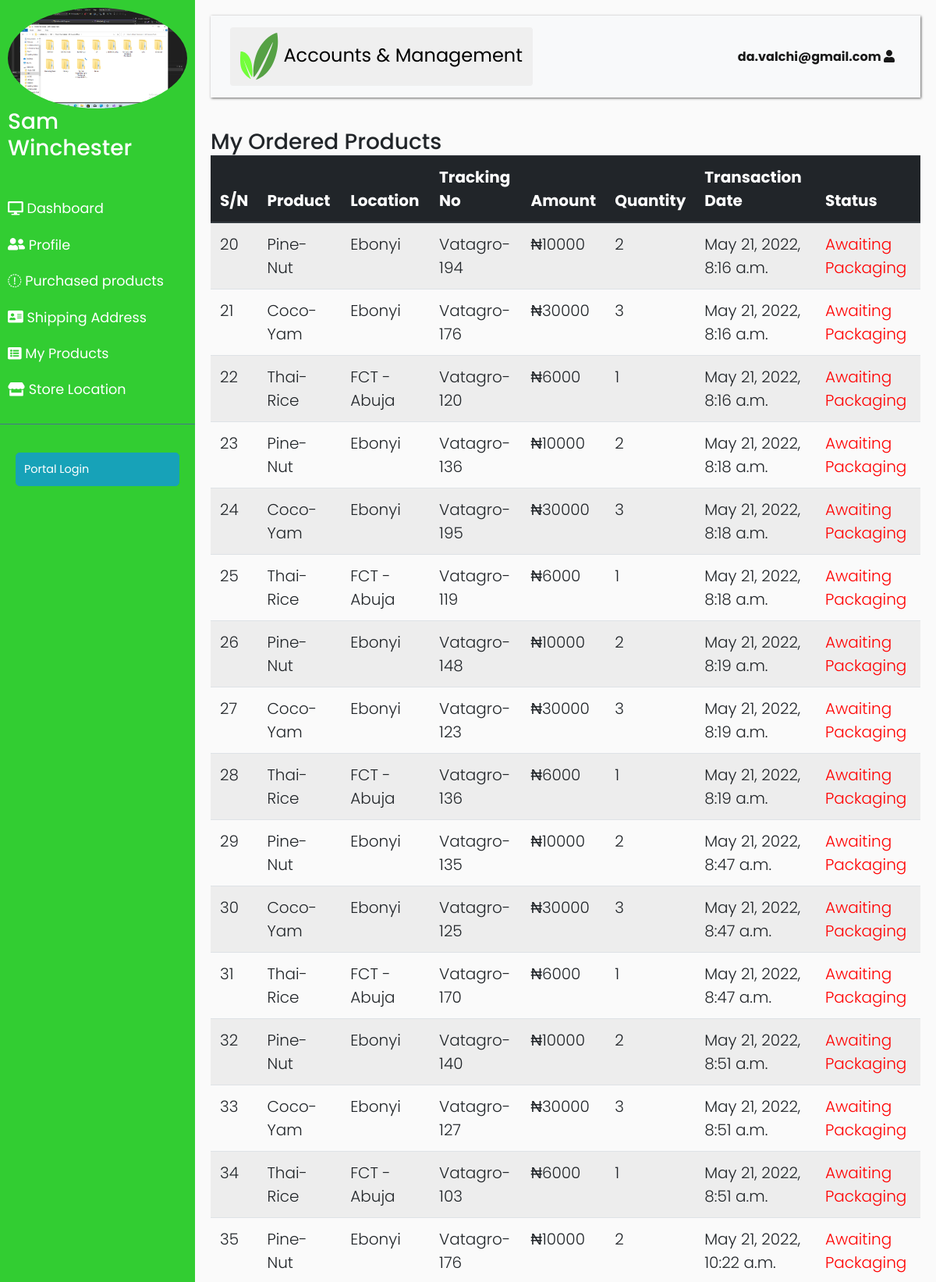
The app's page /account/purchasedproducts (signed in, upper part) with its own data.
### account/models.py (models this page shows, shortened)
class User(AbstractBaseUser):
    first_name = models.CharField(max_length=50)
    last_name = models.CharField(max_length=50)
    email = models.EmailField(
        verbose_name='email address',
        max_length=255,
        unique=True,
    )
    phone = models.CharField(max_length=20)
    Active_Shipping_Address = models.ForeignKey(
        'goods.ShippingAddress',
        on_delete=models.DO_NOTHING,
        blank=True,
        null=True,
    )
    staff = models.BooleanField(default=False)
    admin = models.BooleanField(default=False)
    profile_picture = models.ImageField(blank=True, null=True)
    STATUS = (
        ('Buyer', 'Buyer'),
        ('Seller', 'Seller'),
    )
    client_status = models.CharField(max_length=500, choices=STATUS)
    USERNAME_FIELD = 'email'
    REQUIRED_FIELDS = ['first_name', 'last_name']
    @property
    def is_staff(self):
        return self.staff
    objects = UserManager()

class Profile(models.Model):
    user = models.OneToOneField(User, on_delete=models.CASCADE)
    images = models.ImageField(default='default.jpg', upload_to='profile_pics')

### orders/models.py (models this page shows, shortened)
class OrderProducts(models.Model):
    user = models.ForeignKey('account.User', on_delete=models.DO_NOTHING)
    product_name = models.CharField(max_length=200)
    location = models.TextField()
    tracking_no = models.CharField(max_length=100)
    quantity = models.IntegerField()
    amount = models.IntegerField()
    Transaction_date = models.DateTimeField(auto_now_add=True)
    sold_by = models.ForeignKey(
        'account.User',
        on_delete=models.SET_NULL,
        null=True,
        blank=True,
        related_name='sales',
    )
    PACKAGE_MODE = (
        ('Awaiting Packaging', 'Awaiting Packaging'),
        ('Packaged', 'Packaged'),
        ('On Delivery', 'On Delivery'),
        ('Delivered', 'Delivered'),
    )
    status = models.CharField(
        max_length=100, choices=PACKAGE_MODE, default='Awaiting Packaging'
    )
    is_approved = models.BooleanField(default=False)

### farmer/views.py (the view)
# urls.py: path('purchasedproducts',views.MyPurchasedProducctsListView,name='purchasedproducts'),
def MyPurchasedProducctsListView(request):
    products = OrderProducts.objects.filter(user=request.user)
    customer_bought_from_me = OrderProducts.objects.filter(sold_by=request.user).all().exclude(status='Delivered')
    context = {
        'object': products,
        'myobject': customer_bought_from_me,
    }
    return render(request, 'farmer/orderedproducts.html', context)

### account/views.py (called while the page is built)
def _cart_id(request):
    cart = request.session.session_key
    if not cart:
        cart = request.session.create()
    return cart

### farmer/context_processor.py (called while the page is built)
def counter(request):
    cart_count=0
    if 'admin' in request.path:
        return {}
    else:
        try:
            cart=Cart.objects.filter(cart_id=_cart_id(request))
            cart_items=CartItem.objects.all().filter(cart=cart[:1])
            for cart_item in cart_items:
                cart_count+=cart_item.quantity
        except Cart.DoesNotExist:
            cart_count=0
    return dict(cart_count=cart_count)

### farmer/templates/farmer/orderedproducts.html (shortened to what this page needs)
{% extends 'farmer/account.html' %}
{% block content %}
<div class="lead" style="margin-bottom: 40px;">
    <h3 class="title-divider" style="margin-bottom: 0;"><span> My Ordered Products </span> </h3>
      <table  class=" table table-striped table-hover  " >
        <thead class="thead-dark">
            <tr>
                <th>
                    S/N
                </th>
                <th>
                    Product
                </th>
                <th>
                    Location
                </th>
                <th>
                    Tracking No
                </th>
                <th>
                    Amount
                </th>
                <th>
                    Quantity
                </th>
                <th>
                    Transaction Date
                </th>
                <th>
                    Status
                </th>
            </tr>
        </thead>
        {% for x in object %}
        <tr>
            <td>
                {{x.id}}
            </td>
            <td>
                {{x.product_name}}
            </td>
            <td>
                {{x.location}}
            </td>
            <td>
                {{x.tracking_no}}
            </td>
            <td>
                ₦{{x.amount}}
            </td>
            <td>
                {{x.quantity}}
            </td>
            <td>
                {{x.Transaction_date}}
            </td>
            <td  {% if x.status == 'Delivered' %} style="color: green;" {% elif x.status == 'Awaiting Packaging' %} style="color: red;" {% elif x.status == 'Packaged' %} style="color: blue;" {% else %} style="color: black;" {% endif %}>
                {{x.status}}
            </td>
        </tr>
    {% endfor %}
    </table>
</div>
{% endblock %}

### farmer/templates/farmer/account.html (shortened to what this page needs)
{% load static %}
<!DOCTYPE html>
<html>
<head>
    <link rel="stylesheet" href="https://stackpath.bootstrapcdn.com/bootstrap/4.1.0/css/bootstrap.min.css">
</head>
<body style="">
    <div class="wrapper">
        <nav id="sidebar">
            <div class="sidebar-header">
              <a  {% if request.user.profile.images.url %}
                      href="{% url 'profile' request.user.id %}"
                          {% else %} href={% url 'profile_picture' %} {% endif %} >
                <img {% if request.user.profile.images.url %}
                    src="{{ request.user.profile.images.url }}"
                    {% else %}
                    src="https://dummyimage.com/150x150.gif?text={{ request.user }}"
                {% endif %}
                        alt="" width="768" height="1024" alt="Seller-Logo" class="img-fluid w-100"
                                      style="border-radius: 50%; height: 60%; width: 50%;"
                                     >
              </a>
                <h3> {{request.user.first_name}}  {{request.user.last_name}}  </h3>
            </div>
            <ul class="list-unstyled components">
                    <li >
                        <a href="{% url 'dashboard' %} "
                        >
                            <i class="fas fa-desktop"></i>  Dashboard
                        </a>
                    </li>
                <li>
                    <a href="{% url 'profile' request.user.pk %}">
                        <i class="fas fa-user-friends"></i>
                         <span>Profile</span>
                    </a>
                    <a href="{% url 'purchasedproducts' %}"
                    >
                     <i class="fas fa-inventory"></i>
                       <span> Purchased products</span>
                    </a>
                </li>
                <li>
                    <a href="{% url 'shippinglist'  %}">
                        <i class="fa fa-address-card"></i>
                       <span> Shipping Address </span>
                    </a>
                </li>
                {% if request.user.is_staff %}
                <li>
                    <a href="{% url 'myproducts' %}">
                        <i class="fa fa-list-alt"></i>
                       <span>My Products</span>
                    </a>
                </li>
                <li>
                    <a href="{% url 'storelist' %}">
                        <i class="fas fa-store"></i> <span>Store Location</span>
                    </a>
                </li>
                {% endif %}
            </ul>
            <ul class="list-unstyled CTAs">
                <li>
                    <a href="{% url 'admin:index' %}" class="btn btn-info">Portal Login</a>
                </li>
            </ul>
        </nav>
        <div id="content">
            <nav class="navbar navbar-expand-lg navbar-light bg-light" >
                <div class="container-fluid" >
                    <button type="button" id="sidebarCollapse" class="btn " style="font-size: x-large;">
                        <img src=" {% static 'SYmbol.png' %}">
                        <span>  Accounts &amp; Management</span>
                    </button>
                    <div  id="navbarSupportedContent">
                        <ul class="nav navbar-nav ml-auto">
                            <li class="nav-item active">
                                <a class="nav-link"  href="{% url 'account' %} ">  {{ greet }} <strong> {{request.user.email}} </strong> <i class="fa fa-user"></i> </a>
                        </ul>
                    </div>
                </div>
            </nav>
{% block content %}{% endblock %}
        </div>
    </div>
</body>
</html>

### farmer/templates/farmer/account.html (style rules this page uses)
body { font-family: 'Poppins', sans-serif; background: #fafafa; }
a, a:hover, a:focus { color: inherit; text-decoration: none; transition: all 0.3s; }
.navbar { padding: 15px 10px; background: #fff; border: none; border-radius: 0; margin-bottom: 40px; box-shadow: 1px 1px 3px rgba(99,99,99); }
i, span { display: inline-block; }
.wrapper { display: flex; align-items: stretch; }
#sidebar { min-width: 250px; max-width: 250px; background: limegreen; color: #fff; transition: all 0.3s; }
#sidebar ul li a { text-align: left; }
#sidebar .sidebar-header { padding: 10px; background: limegreen; }
#sidebar ul.components { padding: 20px 0; border-bottom: 1px solid #47748b; }
#sidebar ul li a { padding: 10px; font-size: 1.1em; display: block; }
ul.CTAs { padding: 20px; }
ul.CTAs a { text-align: center; font-size: 0.9em !important; display: block; border-radius: 5px; margin-bottom: 5px; }
#content { width: 100%; padding: 20px; min-height: 100vh; transition: all 0.3s; }

### records on screen
User: images (picture), user.first_name "Sam", user.last_name "Winchester", user.email "da.valchi@gmail.com"
OrderProducts: id "20", product_name "Pine-Nut", location "Ebonyi", tracking_no "Vatagro-194", amount "10000", quantity "2", Transaction_date "May 21, 2022, 8:16 a.m.", status "Awaiting Packaging"
OrderProducts: id "21", product_name "Coco-Yam", location "Ebonyi", tracking_no "Vatagro-176", amount "30000", quantity "3", Transaction_date "May 21, 2022, 8:16 a.m.", status "Awaiting Packaging"
OrderProducts: id "22", product_name "Thai-Rice", location "FCT - Abuja", tracking_no "Vatagro-120", amount "6000", quantity "1", Transaction_date "May 21, 2022, 8:16 a.m.", status "Awaiting Packaging"
OrderProducts: id "23", product_name "Pine-Nut", location "Ebonyi", tracking_no "Vatagro-136", amount "10000", quantity "2", Transaction_date "May 21, 2022, 8:18 a.m.", status "Awaiting Packaging"
OrderProducts: id "24", product_name "Coco-Yam", location "Ebonyi", tracking_no "Vatagro-195", amount "30000", quantity "3", Transaction_date "May 21, 2022, 8:18 a.m.", status "Awaiting Packaging"
OrderProducts: id "25", product_name "Thai-Rice", location "FCT - Abuja", tracking_no "Vatagro-119", amount "6000", quantity "1", Transaction_date "May 21, 2022, 8:18 a.m.", status "Awaiting Packaging"
OrderProducts: id "26", product_name "Pine-Nut", location "Ebonyi", tracking_no "Vatagro-148", amount "10000", quantity "2", Transaction_date "May 21, 2022, 8:19 a.m.", status "Awaiting Packaging"
OrderProducts: id "27", product_name "Coco-Yam", location "Ebonyi", tracking_no "Vatagro-123", amount "30000", quantity "3", Transaction_date "May 21, 2022, 8:19 a.m.", status "Awaiting Packaging"
OrderProducts: id "28", product_name "Thai-Rice", location "FCT - Abuja", tracking_no "Vatagro-136", amount "6000", quantity "1", Transaction_date "May 21, 2022, 8:19 a.m.", status "Awaiting Packaging"
OrderProducts: id "29", product_name "Pine-Nut", location "Ebonyi", tracking_no "Vatagro-135", amount "10000", quantity "2", Transaction_date "May 21, 2022, 8:47 a.m.", status "Awaiting Packaging"
OrderProducts: id "30", product_name "Coco-Yam", location "Ebonyi", tracking_no "Vatagro-125", amount "30000", quantity "3", Transaction_date "May 21, 2022, 8:47 a.m.", status "Awaiting Packaging"
OrderProducts: id "31", product_name "Thai-Rice", location "FCT - Abuja", tracking_no "Vatagro-170", amount "6000", quantity "1", Transaction_date "May 21, 2022, 8:47 a.m.", status "Awaiting Packaging"
OrderProducts: id "32", product_name "Pine-Nut", location "Ebonyi", tracking_no "Vatagro-140", amount "10000", quantity "2", Transaction_date "May 21, 2022, 8:51 a.m.", status "Awaiting Packaging"
OrderProducts: id "33", product_name "Coco-Yam", location "Ebonyi", tracking_no "Vatagro-127", amount "30000", quantity "3", Transaction_date "May 21, 2022, 8:51 a.m.", status "Awaiting Packaging"
OrderProducts: id "34", product_name "Thai-Rice", location "FCT - Abuja", tracking_no "Vatagro-103", amount "6000", quantity "1", Transaction_date "May 21, 2022, 8:51 a.m.", status "Awaiting Packaging"
OrderProducts: id "35", product_name "Pine-Nut", location "Ebonyi", tracking_no "Vatagro-176", amount "10000", quantity "2", Transaction_date "May 21, 2022, 10:22 a.m.", status "Awaiting Packaging"
